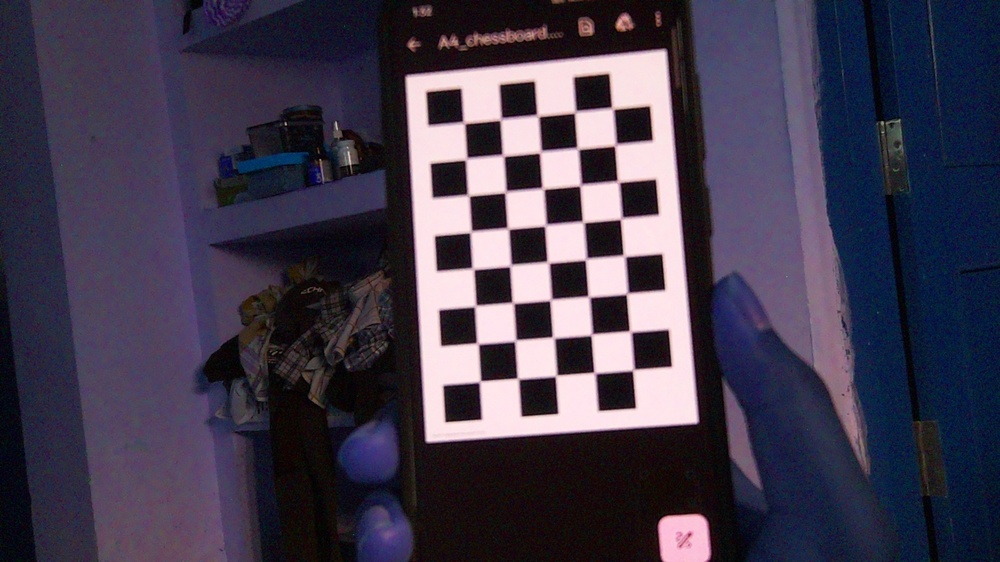
#> input picture calib/calib_01.jpg, 1000 x 562 px, shrunk from 1920 x 1080 before the run; its folder holds only this picture in this run
$ python calibrate.py
#> lines starting #> are read from the running program, lines starting #| are printed output that depends on the picture; after the words box and inside, x2 and y2 are one past the last pixel; in counts of white or black regions, pixels touching at a corner belong together; long printed decimals are rounded
import cv2
import numpy as np
import glob
import os

def calibrate_camera():
    CHECKERBOARD = (8, 5)

    objp = np.zeros((CHECKERBOARD[0] * CHECKERBOARD[1], 3), np.float32)
    objp[:, :2] = np.mgrid[0:CHECKERBOARD[0], 0:CHECKERBOARD[1]].T.reshape(-1, 2)

    objpoints = []
    imgpoints = []

    print("Loading calibration images from 'calib' directory...")
    images = glob.glob('calib/*.jpg')

    if not images:
        print("No images found in 'calib' folder! Please capture checkerboard patterns.")
        return

    print(f"Found {len(images)} images.")

    for fname in images:
        img = cv2.imread(fname)
#> img is the input picture: shape (562, 1000, 3); mean B, G, R 77.6, 59.4, 66
        if img is None:
            continue

        gray = cv2.cvtColor(img, cv2.COLOR_BGR2GRAY)
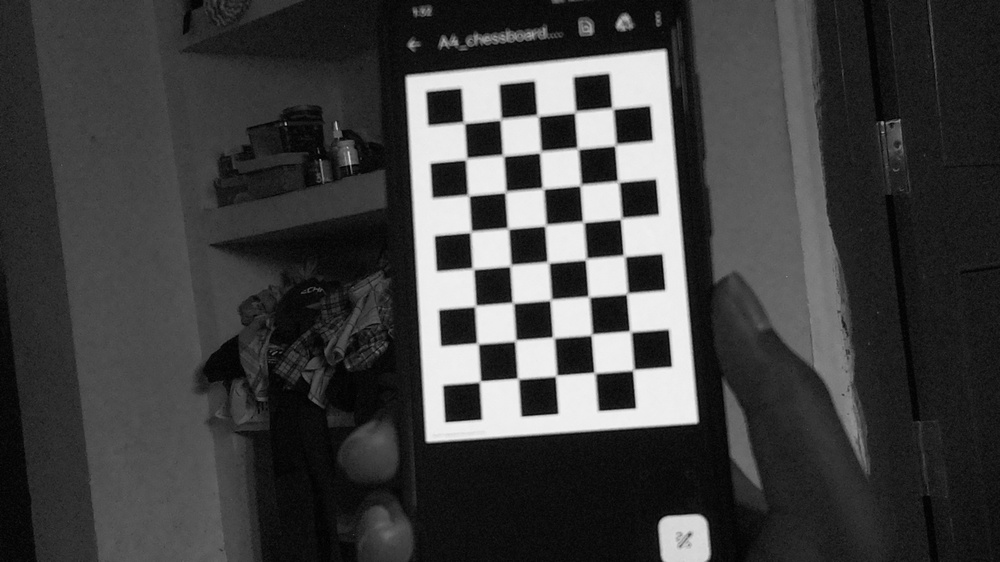
#> gray: shape (562, 1000); min 0, max 243, mean 63.5

        # Find chess board corners
        ret, corners = cv2.findChessboardCorners(gray, CHECKERBOARD, None)
#> ret = True; corners = 40 rows, first 8: [480.9, 380.2], [475.6, 342.6], [476.6, 304.5], [474.6, 270], [469.5, 233.4], [469.6, 197], [464.7, 160.6], [464, 122.5]

        if ret:
            objpoints.append(objp)
            imgpoints.append(corners)

            # Optional: draw and display corners
            cv2.drawChessboardCorners(img, CHECKERBOARD, corners, ret)
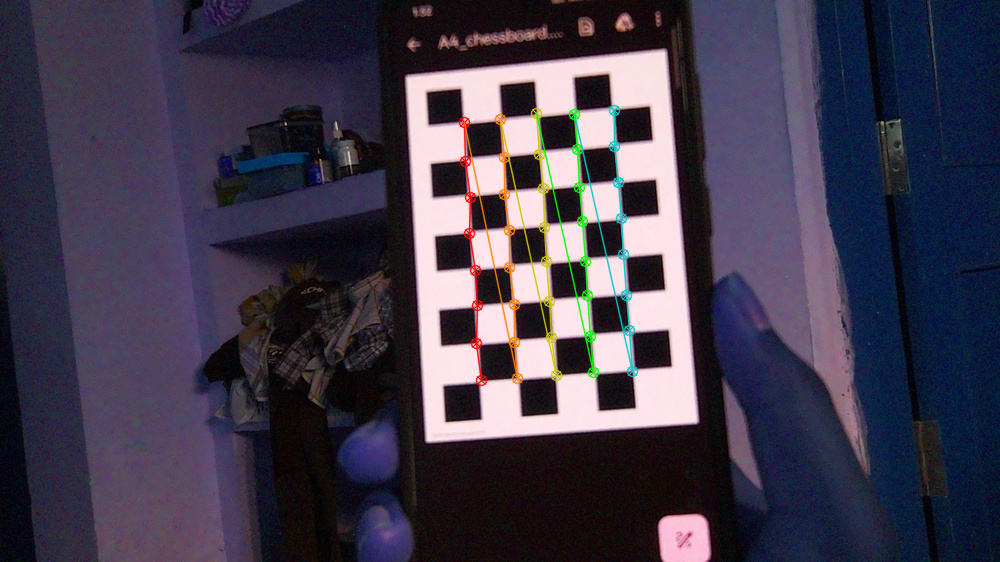
#> img: shape (562, 1000, 3); 1.79% of pixels changed, all inside (x1, y1, x2, y2) = (458, 104, 639, 387)
            cv2.imshow('img', img)
            cv2.waitKey(50)

    cv2.destroyAllWindows()

    if not objpoints:
        print("Failed to find checkerboard corners in any images.")
        return

    print("Calibrating camera...")
    ret, mtx, dist, rvecs, tvecs = cv2.calibrateCamera(
        objpoints,
        imgpoints,
        gray.shape[::-1],
        None,
        None
    )
#> ret = 1.5; mtx = [[3257.9, 0, 432.4], [0, 3475.4, 459.5], [0, 0, 1]]; dist = [[10.8, 67.54, 0.582, -0.232, -9628.4]]; rvecs = ([-0.413, 0.0203, -1.62],); tvecs = ([1.24, -1.93, 81.42],)

    print("Camera Matrix (Intrinsic):")
    print(mtx)
#| [[3.25792886e+03 0.00000000e+00 4.32436501e+02]
#|  [0.00000000e+00 3.47538742e+03 4.59495456e+02]
#|  [0.00000000e+00 0.00000000e+00 1.00000000e+00]]
    print("\nDistortion Coefficients:")
    print(dist)
#| [[ 1.07968474e+01  6.75380016e+01  5.82178650e-01 -2.32131220e-01
#|   -9.62839657e+03]]

    # Save the calibration
    np.savez("calibration.npz", mtx=mtx, dist=dist)
    print("Calibration saved to calibration.npz")

if __name__ == "__main__":
    if not os.path.exists('calib'):
        os.makedirs('calib')
        print("Created 'calib' directory. Please place checkerboard images there and run again.")
    else:
        calibrate_camera()

$ run again, on calib/calib_05.jpg
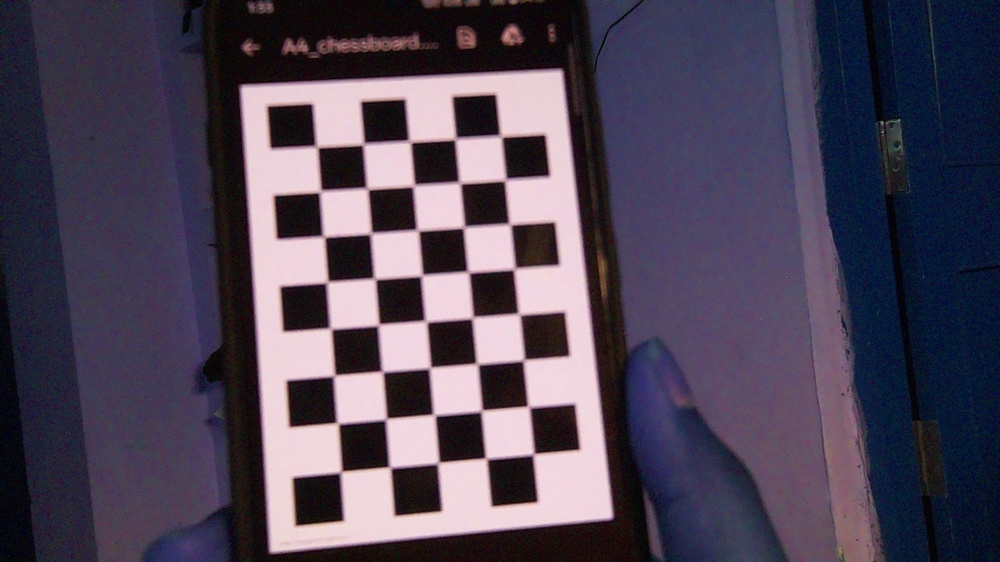
#> input picture calib/calib_05.jpg, 1000 x 562 px, shrunk from 1920 x 1080 before the run
#> in calibrate_camera, img is the input picture: shape (562, 1000, 3); mean B, G, R 86.8, 69.4, 78.1
#> in calibrate_camera, `gray = cv2.cvtColor(img, cv2.COLOR_BGR2GRAY)`:
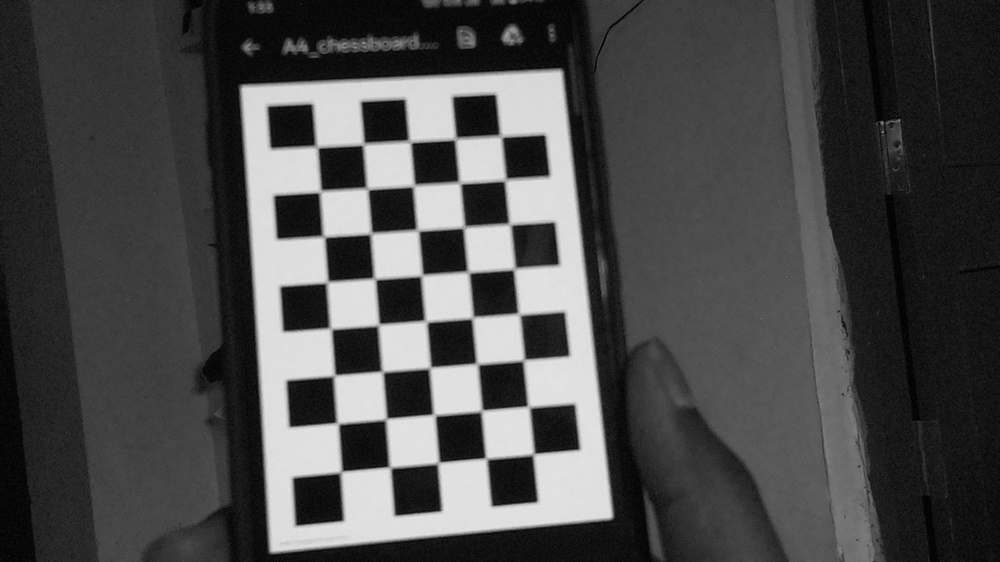
#> gray: shape (562, 1000); min 0, max 229, mean 74
#> in calibrate_camera, `ret, corners = cv2.findChessboardCorners(gray, CHECKERBOARD, None)`: ret = True; corners = 40 rows, first 8: [342.5, 470.7], [337.5, 423.5], [335.8, 374.3], [332.9, 329.5], [327, 282], [323.5, 236.5], [320.5, 191.5], [318.4, 148.5]
#> in calibrate_camera, `cv2.drawChessboardCorners(img, CHECKERBOARD, corners, ret)`:
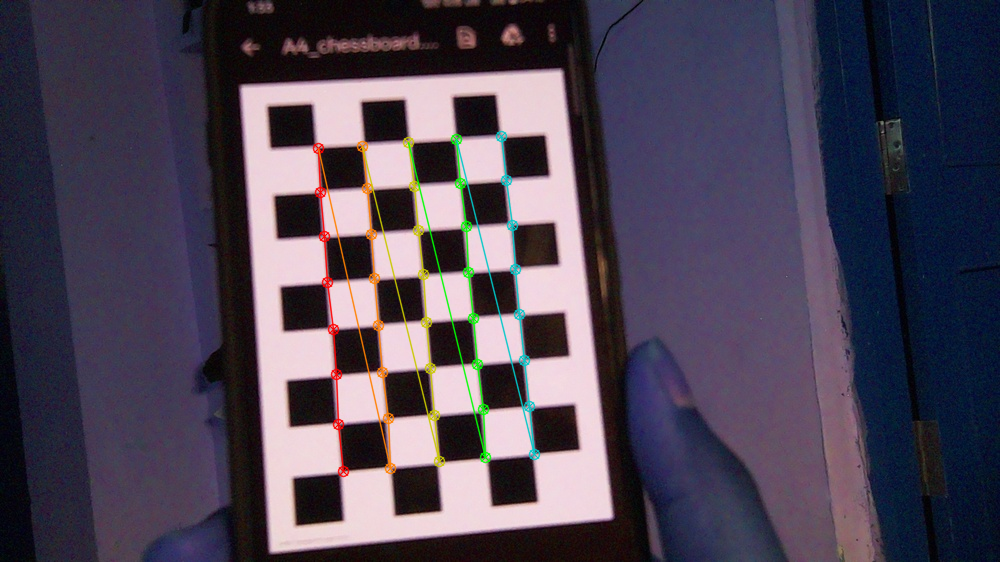
#> img: shape (562, 1000, 3); 2.1% of pixels changed, all inside (x1, y1, x2, y2) = (312, 130, 541, 478)
#> in calibrate_camera, `ret, mtx, dist, rvecs, tvecs = cv2.calibrateCamera( objpoints, imgpoin..`: ret = 1.01; mtx = [[1600.7, 0, 452.7], [0, 1563.3, 305.1], [0, 0, 1]]; dist = [[-5.68, 692.7, 0.0371, -0.00425, -24438.1]]; rvecs = ([0.01, -0.197, -1.65],); tvecs = ([-2.26, 3.46, 32.7],)
#| [[1.60068461e+03 0.00000000e+00 4.52676915e+02]
#|  [0.00000000e+00 1.56327523e+03 3.05143545e+02]
#|  [0.00000000e+00 0.00000000e+00 1.00000000e+00]]
#| [[-5.68194124e+00  6.92662760e+02  3.71172647e-02 -4.24841285e-03
#|   -2.44381189e+04]]

$ run again, on calib/calib_06.jpg
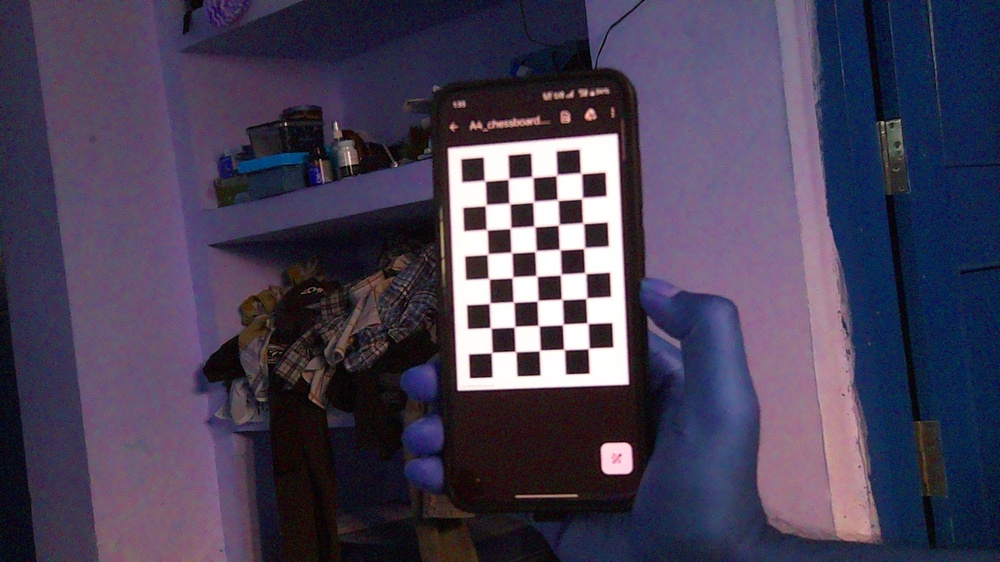
#> input picture calib/calib_06.jpg, 1000 x 562 px, shrunk from 1920 x 1080 before the run
#> in calibrate_camera, img is the input picture: shape (562, 1000, 3); mean B, G, R 85.4, 63, 70.4
#> in calibrate_camera, `gray = cv2.cvtColor(img, cv2.COLOR_BGR2GRAY)`:
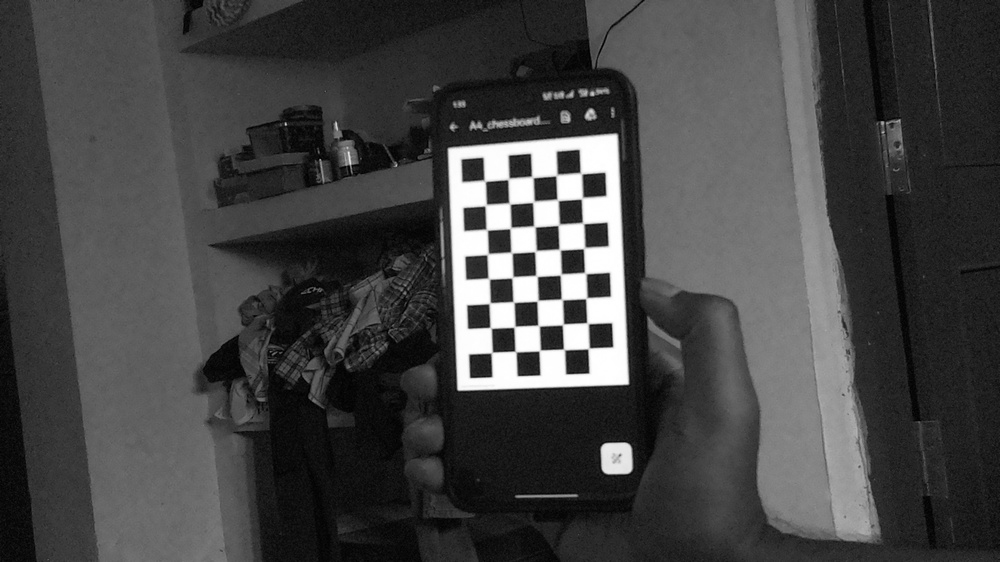
#> gray: shape (562, 1000); min 0, max 255, mean 67.8
#> in calibrate_camera, `ret, corners = cv2.findChessboardCorners(gray, CHECKERBOARD, None)`: ret = True; corners = 40 rows, first 8: [491.7, 352.6], [489.7, 327.1], [490.4, 302.5], [489.8, 279.4], [488, 253.8], [487.5, 230.4], [484.5, 206.2], [485.6, 181.9]
#> in calibrate_camera, `cv2.drawChessboardCorners(img, CHECKERBOARD, corners, ret)`:
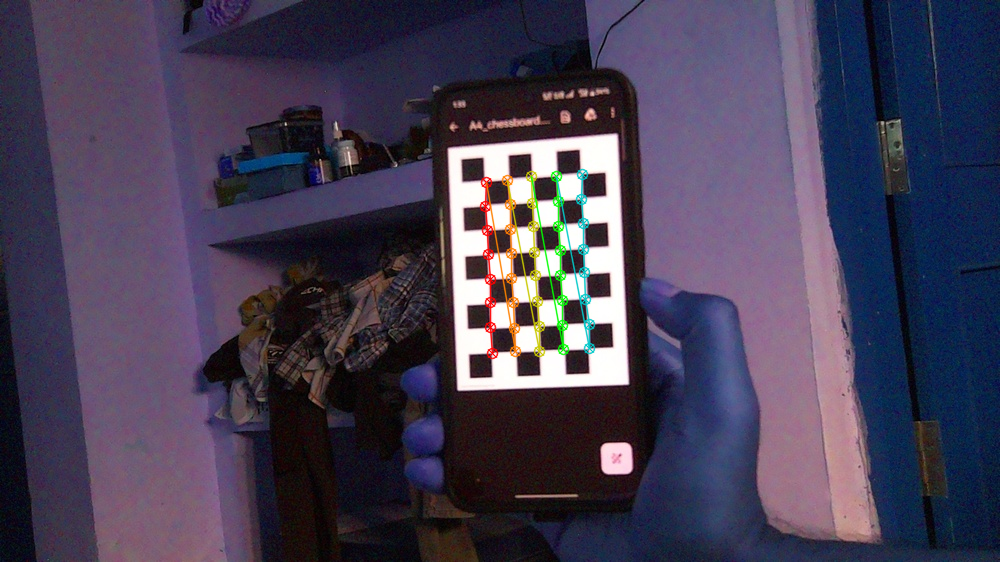
#> img: shape (562, 1000, 3); 1.36% of pixels changed, all inside (x1, y1, x2, y2) = (479, 168, 596, 360)
#> in calibrate_camera, `ret, mtx, dist, rvecs, tvecs = cv2.calibrateCamera( objpoints, imgpoin..`: ret = 0.963; mtx = [[896.7, 0, 503.1], [0, 922.7, 269.6], [0, 0, 1]]; dist = [[6.15, -683.2, -0.0174, 0.0424, 22789.7]]; rvecs = ([-0.188, 0.0547, -1.61],); tvecs = ([-0.49, 3.36, 37.93],)
#| [[896.705   0.         503.109]
#|  [  0.         922.695 269.604]
#|  [  0.           0.           1.        ]]
#| [[ 6.15136620e+00 -6.83228708e+02 -1.74412022e-02  4.24426926e-02
#|    2.27896746e+04]]

$ run again, on calib/calib_02.jpg
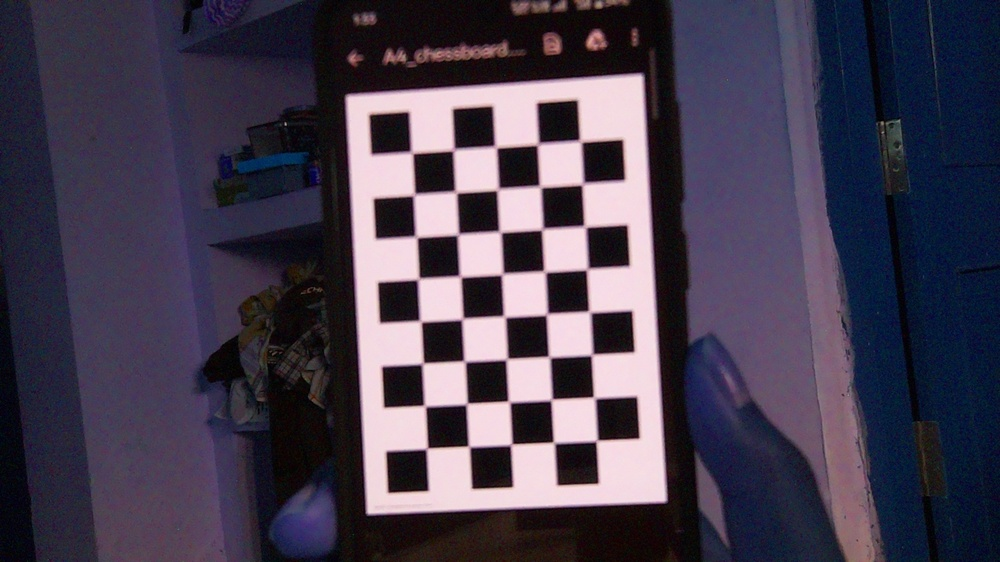
#> input picture calib/calib_02.jpg, 1000 x 562 px, shrunk from 1920 x 1080 before the run
#> in calibrate_camera, img is the input picture: shape (562, 1000, 3); mean B, G, R 79.8, 62.7, 70.3
#> in calibrate_camera, `gray = cv2.cvtColor(img, cv2.COLOR_BGR2GRAY)`:
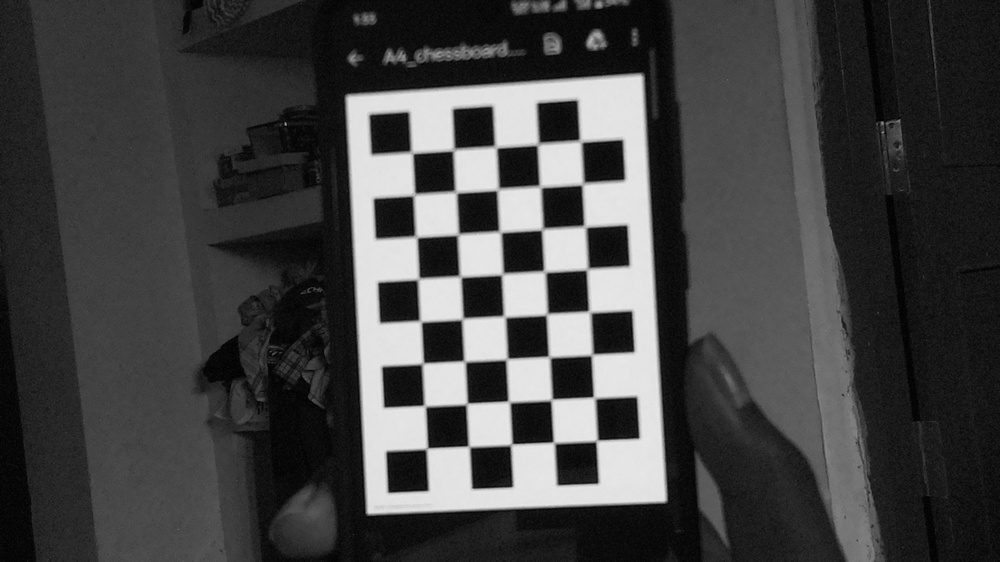
#> gray: shape (562, 1000); min 0, max 234, mean 66.9
#> in calibrate_camera, `ret, corners = cv2.findChessboardCorners(gray, CHECKERBOARD, None)`: ret = True; corners = 40 rows, first 8: [426.5, 448.5], [423.4, 404.5], [422, 363.5], [420, 321.5], [417.5, 278.5], [417.5, 238.5], [414, 195], [412, 152]
#> in calibrate_camera, `cv2.drawChessboardCorners(img, CHECKERBOARD, corners, ret)`:
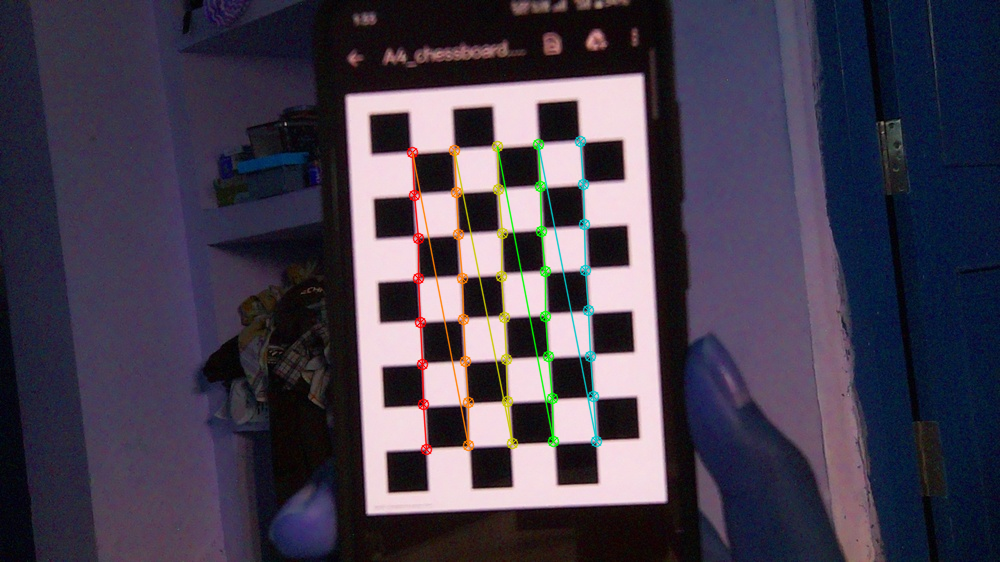
#> img: shape (562, 1000, 3); 1.99% of pixels changed, all inside (x1, y1, x2, y2) = (406, 135, 603, 456)
#> in calibrate_camera, `ret, mtx, dist, rvecs, tvecs = cv2.calibrateCamera( objpoints, imgpoin..`: ret = 1.22; mtx = [[3769.5, 0, 478.2], [0, 3819.2, 264.2], [0, 0, 1]]; dist = [[-3.46, 3274.5, -0.045, 0.073, 12.71]]; rvecs = ([0.158, 0.0304, -1.62],); tvecs = ([-1.23, 4.33, 89.89],)
#| [[3.76951957e+03 0.00000000e+00 4.78170104e+02]
#|  [0.00000000e+00 3.81918027e+03 2.64186015e+02]
#|  [0.00000000e+00 0.00000000e+00 1.00000000e+00]]
#| [[-3.45596150e+00  3.27450108e+03 -4.49901057e-02  7.29641352e-02
#|    1.27133481e+01]]
